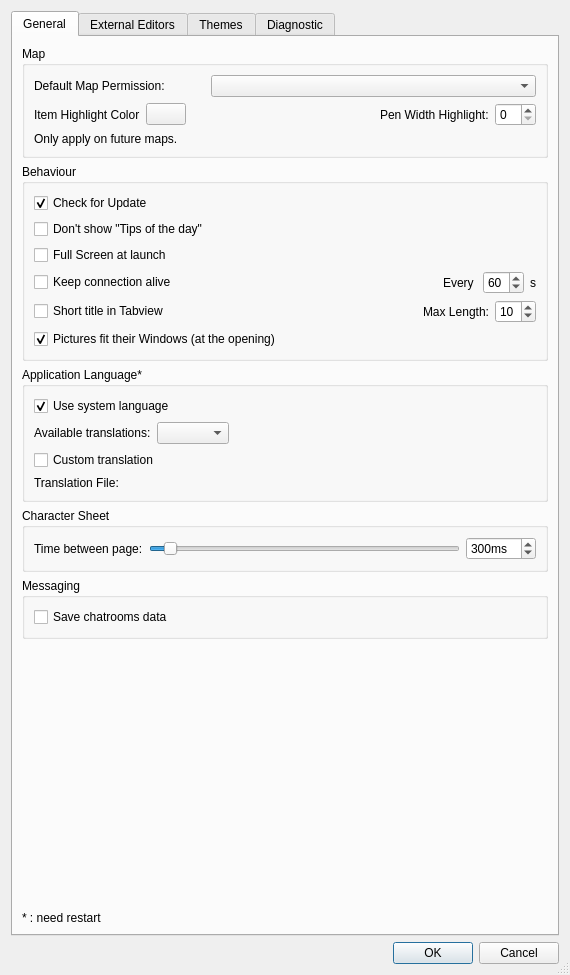
<?xml version="1.0" encoding="UTF-8"?>
<ui version="4.0">
 <class>PreferencesDialogBox</class>
 <widget class="QDialog" name="PreferencesDialogBox">
  <property name="geometry">
   <rect>
    <x>0</x>
    <y>0</y>
    <width>570</width>
    <height>975</height>
   </rect>
  </property>
  <property name="windowTitle">
   <string>Dialog</string>
  </property>
  <property name="sizeGripEnabled">
   <bool>true</bool>
  </property>
  <layout class="QVBoxLayout" name="verticalLayout_18">
   <item>
    <widget class="QTabWidget" name="tabWidget">
     <property name="currentIndex">
      <number>0</number>
     </property>
     <widget class="QWidget" name="tabWidgetPage1">
      <attribute name="title">
       <string>General</string>
      </attribute>
      <layout class="QVBoxLayout" name="verticalLayout_22">
       <item>
        <widget class="QGroupBox" name="groupBox">
         <property name="title">
          <string>Map</string>
         </property>
         <layout class="QVBoxLayout" name="verticalLayout_5">
          <item>
           <layout class="QHBoxLayout" name="horizontalLayout_7" stretch="0,0,1">
            <item>
             <widget class="QLabel" name="label_12">
              <property name="text">
               <string>Default Map Permission:</string>
              </property>
             </widget>
            </item>
            <item>
             <spacer name="horizontalSpacer_13">
              <property name="orientation">
               <enum>Qt::Orientation::Horizontal</enum>
              </property>
              <property name="sizeHint" stdset="0">
               <size>
                <width>40</width>
                <height>20</height>
               </size>
              </property>
             </spacer>
            </item>
            <item>
             <widget class="QComboBox" name="m_defaultMapModeCombo"/>
            </item>
           </layout>
          </item>
          <item>
           <layout class="QHBoxLayout" name="horizontalLayout_29">
            <item>
             <layout class="QHBoxLayout" name="horizontalLayout_27">
              <item>
               <widget class="QLabel" name="label_30">
                <property name="text">
                 <string>Item Highlight Color</string>
                </property>
               </widget>
              </item>
              <item>
               <widget class="ColorButton" name="m_mapItemHighlightColor">
                <property name="text">
                 <string/>
                </property>
               </widget>
              </item>
             </layout>
            </item>
            <item>
             <spacer name="horizontalSpacer_17">
              <property name="orientation">
               <enum>Qt::Orientation::Horizontal</enum>
              </property>
              <property name="sizeHint" stdset="0">
               <size>
                <width>40</width>
                <height>20</height>
               </size>
              </property>
             </spacer>
            </item>
            <item>
             <layout class="QHBoxLayout" name="horizontalLayout_28">
              <item>
               <widget class="QLabel" name="label_31">
                <property name="text">
                 <string>Pen Width Highlight:</string>
                </property>
               </widget>
              </item>
              <item>
               <widget class="QSpinBox" name="m_highLightPenWidth"/>
              </item>
             </layout>
            </item>
           </layout>
          </item>
          <item>
           <widget class="QLabel" name="label_11">
            <property name="text">
             <string>Only apply on future maps.</string>
            </property>
           </widget>
          </item>
         </layout>
        </widget>
       </item>
       <item>
        <widget class="QGroupBox" name="groupBox_2">
         <property name="title">
          <string>Behaviour</string>
         </property>
         <layout class="QVBoxLayout" name="verticalLayout_4">
          <item>
           <widget class="QCheckBox" name="m_checkUpdate">
            <property name="text">
             <string>Check for Update</string>
            </property>
            <property name="checked">
             <bool>true</bool>
            </property>
           </widget>
          </item>
          <item>
           <widget class="QCheckBox" name="m_hideTipsOfTheDay">
            <property name="text">
             <string>Don't show &quot;Tips of the day&quot;</string>
            </property>
           </widget>
          </item>
          <item>
           <widget class="QCheckBox" name="m_fullScreenCheckbox">
            <property name="text">
             <string>Full Screen at launch</string>
            </property>
           </widget>
          </item>
          <item>
           <layout class="QHBoxLayout" name="horizontalLayout_18">
            <item>
             <widget class="QCheckBox" name="m_heartBeat">
              <property name="toolTip">
               <string>&lt;html&gt;&lt;head/&gt;&lt;body&gt;&lt;p&gt;Some users have experienced disconnection while they don't send or receive any message. &lt;/p&gt;&lt;p&gt;This feature is sending heartbeat message to prevent that behaviour.&lt;/p&gt;&lt;/body&gt;&lt;/html&gt;</string>
              </property>
              <property name="text">
               <string>Keep connection alive</string>
              </property>
             </widget>
            </item>
            <item>
             <spacer name="horizontalSpacer_8">
              <property name="orientation">
               <enum>Qt::Orientation::Horizontal</enum>
              </property>
              <property name="sizeHint" stdset="0">
               <size>
                <width>40</width>
                <height>20</height>
               </size>
              </property>
             </spacer>
            </item>
            <item>
             <layout class="QHBoxLayout" name="horizontalLayout_17">
              <item>
               <widget class="QLabel" name="label_23">
                <property name="text">
                 <string>Every </string>
                </property>
               </widget>
              </item>
              <item>
               <widget class="QSpinBox" name="m_hbFrequency">
                <property name="minimum">
                 <number>0</number>
                </property>
                <property name="value">
                 <number>60</number>
                </property>
               </widget>
              </item>
              <item>
               <widget class="QLabel" name="label_24">
                <property name="text">
                 <string>s</string>
                </property>
               </widget>
              </item>
             </layout>
            </item>
           </layout>
          </item>
          <item>
           <layout class="QHBoxLayout" name="horizontalLayout_21">
            <item>
             <widget class="QCheckBox" name="m_shortNameCb">
              <property name="toolTip">
               <string>All subwindows will have a short title (making tab shorter)</string>
              </property>
              <property name="text">
               <string>Short title in Tabview</string>
              </property>
             </widget>
            </item>
            <item>
             <layout class="QHBoxLayout" name="horizontalLayout_20">
              <item>
               <spacer name="horizontalSpacer_10">
                <property name="orientation">
                 <enum>Qt::Orientation::Horizontal</enum>
                </property>
                <property name="sizeHint" stdset="0">
                 <size>
                  <width>40</width>
                  <height>20</height>
                 </size>
                </property>
               </spacer>
              </item>
              <item>
               <widget class="QLabel" name="label_26">
                <property name="text">
                 <string>Max Length:</string>
                </property>
               </widget>
              </item>
              <item>
               <widget class="QSpinBox" name="m_tabTitleLength">
                <property name="minimum">
                 <number>1</number>
                </property>
                <property name="singleStep">
                 <number>1</number>
                </property>
                <property name="value">
                 <number>10</number>
                </property>
               </widget>
              </item>
             </layout>
            </item>
           </layout>
          </item>
          <item>
           <widget class="QCheckBox" name="m_pictureAdjust">
            <property name="text">
             <string>Pictures fit their Windows (at the opening)</string>
            </property>
            <property name="checked">
             <bool>true</bool>
            </property>
           </widget>
          </item>
         </layout>
        </widget>
       </item>
       <item>
        <widget class="QGroupBox" name="groupBox_11">
         <property name="title">
          <string>Application Language*</string>
         </property>
         <layout class="QVBoxLayout" name="verticalLayout_21">
          <item>
           <widget class="QCheckBox" name="m_systemTranslation">
            <property name="text">
             <string>Use system language</string>
            </property>
            <property name="checked">
             <bool>true</bool>
            </property>
           </widget>
          </item>
          <item>
           <layout class="QHBoxLayout" name="horizontalLayout_32">
            <item>
             <widget class="QLabel" name="m_availablesTranslationLbl">
              <property name="text">
               <string>Available translations:</string>
              </property>
             </widget>
            </item>
            <item>
             <widget class="QComboBox" name="m_translationSelector"/>
            </item>
            <item>
             <spacer name="horizontalSpacer_15">
              <property name="orientation">
               <enum>Qt::Orientation::Horizontal</enum>
              </property>
              <property name="sizeHint" stdset="0">
               <size>
                <width>40</width>
                <height>20</height>
               </size>
              </property>
             </spacer>
            </item>
           </layout>
          </item>
          <item>
           <widget class="QCheckBox" name="m_customTranslation">
            <property name="text">
             <string>Custom translation</string>
            </property>
           </widget>
          </item>
          <item>
           <layout class="QHBoxLayout" name="horizontalLayout_12">
            <item>
             <widget class="QLabel" name="m_translationFileLbl">
              <property name="text">
               <string>Translation File:</string>
              </property>
             </widget>
            </item>
            <item>
             <widget class="FileDirChooser" name="m_translationFileEdit" native="true"/>
            </item>
           </layout>
          </item>
         </layout>
        </widget>
       </item>
       <item>
        <widget class="QGroupBox" name="groupBox_9">
         <property name="title">
          <string>Character Sheet</string>
         </property>
         <layout class="QHBoxLayout" name="horizontalLayout_22">
          <item>
           <widget class="QLabel" name="label_27">
            <property name="text">
             <string>Time between page:</string>
            </property>
           </widget>
          </item>
          <item>
           <widget class="QSlider" name="m_timeSliderPage">
            <property name="minimum">
             <number>16</number>
            </property>
            <property name="maximum">
             <number>6000</number>
            </property>
            <property name="value">
             <number>300</number>
            </property>
            <property name="orientation">
             <enum>Qt::Orientation::Horizontal</enum>
            </property>
           </widget>
          </item>
          <item>
           <widget class="QSpinBox" name="m_displayTimePage">
            <property name="suffix">
             <string>ms</string>
            </property>
            <property name="minimum">
             <number>16</number>
            </property>
            <property name="maximum">
             <number>6000</number>
            </property>
            <property name="singleStep">
             <number>100</number>
            </property>
            <property name="value">
             <number>300</number>
            </property>
           </widget>
          </item>
         </layout>
        </widget>
       </item>
       <item>
        <widget class="QGroupBox" name="groupBox_6">
         <property name="title">
          <string>Messaging</string>
         </property>
         <layout class="QVBoxLayout" name="verticalLayout_6">
          <item>
           <widget class="QCheckBox" name="m_saveChatRoomCB">
            <property name="text">
             <string>Save chatrooms data</string>
            </property>
           </widget>
          </item>
         </layout>
        </widget>
       </item>
       <item>
        <spacer name="verticalSpacer_3">
         <property name="orientation">
          <enum>Qt::Orientation::Vertical</enum>
         </property>
         <property name="sizeHint" stdset="0">
          <size>
           <width>20</width>
           <height>40</height>
          </size>
         </property>
        </spacer>
       </item>
       <item>
        <widget class="QLabel" name="label_9">
         <property name="text">
          <string>* : need restart</string>
         </property>
        </widget>
       </item>
      </layout>
     </widget>
     <widget class="QWidget" name="tab">
      <attribute name="title">
       <string>External Editors</string>
      </attribute>
      <layout class="QVBoxLayout" name="verticalLayout_9">
       <item>
        <widget class="QGroupBox" name="groupBox_3">
         <property name="title">
          <string>RCSE</string>
         </property>
         <layout class="QVBoxLayout" name="verticalLayout">
          <item>
           <widget class="QLabel" name="label_2">
            <property name="text">
             <string>Path:</string>
            </property>
           </widget>
          </item>
          <item>
           <widget class="FileDirChooser" name="m_rcsePath" native="true"/>
          </item>
          <item>
           <widget class="QLabel" name="label_3">
            <property name="text">
             <string>Parameters:</string>
            </property>
           </widget>
          </item>
          <item>
           <widget class="QLineEdit" name="m_rcseParams">
            <property name="text">
             <string>%1</string>
            </property>
           </widget>
          </item>
         </layout>
        </widget>
       </item>
       <item>
        <widget class="QGroupBox" name="groupBox_4">
         <property name="title">
          <string>MindMap</string>
         </property>
         <layout class="QVBoxLayout" name="verticalLayout_2">
          <item>
           <widget class="QLabel" name="label_4">
            <property name="text">
             <string>Path</string>
            </property>
           </widget>
          </item>
          <item>
           <widget class="FileDirChooser" name="m_mindmapPath" native="true"/>
          </item>
          <item>
           <widget class="QLabel" name="label_5">
            <property name="text">
             <string>Parameters</string>
            </property>
           </widget>
          </item>
          <item>
           <widget class="QLineEdit" name="m_mindmapParam">
            <property name="text">
             <string>%1</string>
            </property>
           </widget>
          </item>
         </layout>
        </widget>
       </item>
       <item>
        <widget class="QGroupBox" name="groupBox_5">
         <property name="title">
          <string>Text Editor</string>
         </property>
         <layout class="QVBoxLayout" name="verticalLayout_3">
          <item>
           <widget class="QLabel" name="label_6">
            <property name="text">
             <string>TextLabel</string>
            </property>
           </widget>
          </item>
          <item>
           <widget class="FileDirChooser" name="m_textEditorPath" native="true"/>
          </item>
          <item>
           <widget class="QLabel" name="label_7">
            <property name="text">
             <string>Parameters</string>
            </property>
           </widget>
          </item>
          <item>
           <widget class="QLineEdit" name="m_textEditorParam">
            <property name="text">
             <string>%1</string>
            </property>
           </widget>
          </item>
         </layout>
        </widget>
       </item>
       <item>
        <spacer name="verticalSpacer">
         <property name="orientation">
          <enum>Qt::Orientation::Vertical</enum>
         </property>
         <property name="sizeHint" stdset="0">
          <size>
           <width>20</width>
           <height>438</height>
          </size>
         </property>
        </spacer>
       </item>
       <item>
        <widget class="QLabel" name="label_8">
         <property name="text">
          <string>%1 is a placeholder for the filename of the file.</string>
         </property>
        </widget>
       </item>
      </layout>
     </widget>
     <widget class="QWidget" name="tabWidgetPage2">
      <attribute name="title">
       <string>Themes</string>
      </attribute>
      <layout class="QVBoxLayout" name="verticalLayout_14">
       <item>
        <widget class="QGroupBox" name="groupBox_8">
         <property name="title">
          <string>Theme</string>
         </property>
         <layout class="QVBoxLayout" name="verticalLayout_8">
          <item>
           <layout class="QHBoxLayout" name="horizontalLayout_15">
            <item>
             <layout class="QVBoxLayout" name="verticalLayout_15">
              <item>
               <widget class="QLabel" name="label_21">
                <property name="text">
                 <string>Current Theme*</string>
                </property>
               </widget>
              </item>
              <item>
               <widget class="QLabel" name="label_20">
                <property name="text">
                 <string>Theme name</string>
                </property>
               </widget>
              </item>
              <item>
               <widget class="QLabel" name="label_19">
                <property name="text">
                 <string>Styles:</string>
                </property>
               </widget>
              </item>
             </layout>
            </item>
            <item>
             <layout class="QVBoxLayout" name="verticalLayout_16">
              <item>
               <layout class="QHBoxLayout" name="horizontalLayout_13" stretch="1,0,0">
                <item>
                 <widget class="QComboBox" name="m_themeComboBox"/>
                </item>
                <item>
                 <widget class="QPushButton" name="m_copyThemeButton">
                  <property name="text">
                   <string>Copy</string>
                  </property>
                 </widget>
                </item>
                <item>
                 <widget class="QPushButton" name="m_deleteTheme">
                  <property name="text">
                   <string>Delete</string>
                  </property>
                 </widget>
                </item>
               </layout>
              </item>
              <item>
               <widget class="QLineEdit" name="m_themeNameLineEdit"/>
              </item>
              <item>
               <layout class="QHBoxLayout" name="horizontalLayout_14">
                <item>
                 <widget class="QComboBox" name="m_styleCombo"/>
                </item>
                <item>
                 <widget class="QLabel" name="label_38">
                  <property name="text">
                   <string>Css:</string>
                  </property>
                 </widget>
                </item>
                <item>
                 <widget class="QPushButton" name="m_cssEdit">
                  <property name="text">
                   <string>Edit...</string>
                  </property>
                 </widget>
                </item>
                <item>
                 <spacer name="horizontalSpacer_2">
                  <property name="orientation">
                   <enum>Qt::Orientation::Horizontal</enum>
                  </property>
                  <property name="sizeHint" stdset="0">
                   <size>
                    <width>40</width>
                    <height>20</height>
                   </size>
                  </property>
                 </spacer>
                </item>
               </layout>
              </item>
             </layout>
            </item>
           </layout>
          </item>
          <item>
           <widget class="QGroupBox" name="groupBox_7">
            <property name="title">
             <string>Background</string>
            </property>
            <layout class="QVBoxLayout" name="verticalLayout_28">
             <item>
              <layout class="QHBoxLayout" name="horizontalLayout_24">
               <item>
                <widget class="QLabel" name="label_35">
                 <property name="text">
                  <string>Color:</string>
                 </property>
                </widget>
               </item>
               <item>
                <spacer name="horizontalSpacer_7">
                 <property name="orientation">
                  <enum>Qt::Orientation::Horizontal</enum>
                 </property>
                 <property name="sizeHint" stdset="0">
                  <size>
                   <width>40</width>
                   <height>20</height>
                  </size>
                 </property>
                </spacer>
               </item>
               <item>
                <widget class="ColorButton" name="m_bgColorPush">
                 <property name="text">
                  <string/>
                 </property>
                </widget>
               </item>
              </layout>
             </item>
             <item>
              <layout class="QHBoxLayout" name="horizontalLayout_25" stretch="0,1">
               <item>
                <widget class="QLabel" name="label_36">
                 <property name="text">
                  <string>Image:</string>
                 </property>
                </widget>
               </item>
               <item>
                <widget class="FileDirChooser" name="m_backgroundImage" native="true"/>
               </item>
              </layout>
             </item>
             <item>
              <layout class="QHBoxLayout" name="horizontalLayout_26">
               <item>
                <widget class="QLabel" name="label_37">
                 <property name="text">
                  <string>Positioning:</string>
                 </property>
                </widget>
               </item>
               <item>
                <widget class="QComboBox" name="m_positioningComboBox">
                 <item>
                  <property name="text">
                   <string>TopLeftCorner</string>
                  </property>
                 </item>
                 <item>
                  <property name="text">
                   <string>BottomLeftCorner</string>
                  </property>
                 </item>
                 <item>
                  <property name="text">
                   <string>Center</string>
                  </property>
                 </item>
                 <item>
                  <property name="text">
                   <string>TopRightCorner</string>
                  </property>
                 </item>
                 <item>
                  <property name="text">
                   <string>BottomRightCorner</string>
                  </property>
                 </item>
                 <item>
                  <property name="text">
                   <string>Scaled</string>
                  </property>
                 </item>
                 <item>
                  <property name="text">
                   <string>Filled</string>
                  </property>
                 </item>
                 <item>
                  <property name="text">
                   <string>Repeated</string>
                  </property>
                 </item>
                </widget>
               </item>
              </layout>
             </item>
            </layout>
           </widget>
          </item>
          <item>
           <layout class="QHBoxLayout" name="horizontalLayout_9">
            <item>
             <widget class="QLabel" name="label_14">
              <property name="text">
               <string>Dice Highlight Color</string>
              </property>
             </widget>
            </item>
            <item>
             <spacer name="horizontalSpacer_5">
              <property name="orientation">
               <enum>Qt::Orientation::Horizontal</enum>
              </property>
              <property name="sizeHint" stdset="0">
               <size>
                <width>40</width>
                <height>20</height>
               </size>
              </property>
             </spacer>
            </item>
            <item>
             <widget class="ColorButton" name="m_diceHighlightColorBtn">
              <property name="text">
               <string/>
              </property>
             </widget>
            </item>
           </layout>
          </item>
          <item>
           <widget class="QLabel" name="label_13">
            <property name="text">
             <string>Color Palette</string>
            </property>
           </widget>
          </item>
          <item>
           <widget class="QTableView" name="m_paletteTableView"/>
          </item>
          <item>
           <layout class="QHBoxLayout" name="horizontalLayout_8">
            <item>
             <widget class="QLabel" name="label_29">
              <property name="text">
               <string>*: need restart</string>
              </property>
             </widget>
            </item>
            <item>
             <spacer name="horizontalSpacer_4">
              <property name="orientation">
               <enum>Qt::Orientation::Horizontal</enum>
              </property>
              <property name="sizeHint" stdset="0">
               <size>
                <width>168</width>
                <height>20</height>
               </size>
              </property>
             </spacer>
            </item>
            <item>
             <widget class="QPushButton" name="m_importBtn">
              <property name="text">
               <string>Import…</string>
              </property>
             </widget>
            </item>
            <item>
             <widget class="QPushButton" name="m_exportBtn">
              <property name="text">
               <string>Export…</string>
              </property>
             </widget>
            </item>
           </layout>
          </item>
         </layout>
        </widget>
       </item>
      </layout>
     </widget>
     <widget class="QWidget" name="tabWidgetPage5">
      <attribute name="title">
       <string>Diagnostic</string>
      </attribute>
      <layout class="QVBoxLayout" name="verticalLayout_7">
       <item>
        <widget class="QTextEdit" name="m_diagDisplay">
         <property name="readOnly">
          <bool>true</bool>
         </property>
        </widget>
       </item>
       <item>
        <layout class="QHBoxLayout" name="horizontalLayout_6">
         <item>
          <spacer name="horizontalSpacer">
           <property name="orientation">
            <enum>Qt::Orientation::Horizontal</enum>
           </property>
           <property name="sizeHint" stdset="0">
            <size>
             <width>278</width>
             <height>20</height>
            </size>
           </property>
          </spacer>
         </item>
         <item>
          <widget class="QPushButton" name="m_startDiag">
           <property name="text">
            <string>Start</string>
           </property>
          </widget>
         </item>
        </layout>
       </item>
      </layout>
     </widget>
    </widget>
   </item>
   <item>
    <layout class="QHBoxLayout" name="horizontalLayout_30">
     <item>
      <spacer name="horizontalSpacer_16">
       <property name="orientation">
        <enum>Qt::Orientation::Horizontal</enum>
       </property>
       <property name="sizeHint" stdset="0">
        <size>
         <width>40</width>
         <height>20</height>
        </size>
       </property>
      </spacer>
     </item>
     <item>
      <widget class="QDialogButtonBox" name="buttonBox">
       <property name="orientation">
        <enum>Qt::Orientation::Horizontal</enum>
       </property>
       <property name="standardButtons">
        <set>QDialogButtonBox::StandardButton::Cancel|QDialogButtonBox::StandardButton::Ok</set>
       </property>
      </widget>
     </item>
    </layout>
   </item>
  </layout>
 </widget>
 <customwidgets>
  <customwidget>
   <class>ColorButton</class>
   <extends>QPushButton</extends>
   <header>common_widgets/colorbutton.h</header>
  </customwidget>
  <customwidget>
   <class>FileDirChooser</class>
   <extends>QWidget</extends>
   <header>customs/filedirchooser.h</header>
   <container>1</container>
  </customwidget>
 </customwidgets>
 <resources/>
 <connections>
  <connection>
   <sender>buttonBox</sender>
   <signal>accepted()</signal>
   <receiver>PreferencesDialogBox</receiver>
   <slot>accept()</slot>
   <hints>
    <hint type="sourcelabel">
     <x>513</x>
     <y>964</y>
    </hint>
    <hint type="destinationlabel">
     <x>157</x>
     <y>274</y>
    </hint>
   </hints>
  </connection>
  <connection>
   <sender>buttonBox</sender>
   <signal>rejected()</signal>
   <receiver>PreferencesDialogBox</receiver>
   <slot>reject()</slot>
   <hints>
    <hint type="sourcelabel">
     <x>513</x>
     <y>964</y>
    </hint>
    <hint type="destinationlabel">
     <x>286</x>
     <y>274</y>
    </hint>
   </hints>
  </connection>
  <connection>
   <sender>m_displayTimePage</sender>
   <signal>valueChanged(int)</signal>
   <receiver>m_timeSliderPage</receiver>
   <slot>setValue(int)</slot>
   <hints>
    <hint type="sourcelabel">
     <x>537</x>
     <y>699</y>
    </hint>
    <hint type="destinationlabel">
     <x>251</x>
     <y>679</y>
    </hint>
   </hints>
  </connection>
  <connection>
   <sender>m_shortNameCb</sender>
   <signal>toggled(bool)</signal>
   <receiver>m_tabTitleLength</receiver>
   <slot>setEnabled(bool)</slot>
   <hints>
    <hint type="sourcelabel">
     <x>69</x>
     <y>430</y>
    </hint>
    <hint type="destinationlabel">
     <x>535</x>
     <y>432</y>
    </hint>
   </hints>
  </connection>
  <connection>
   <sender>m_timeSliderPage</sender>
   <signal>valueChanged(int)</signal>
   <receiver>m_displayTimePage</receiver>
   <slot>setValue(int)</slot>
   <hints>
    <hint type="sourcelabel">
     <x>251</x>
     <y>679</y>
    </hint>
    <hint type="destinationlabel">
     <x>537</x>
     <y>699</y>
    </hint>
   </hints>
  </connection>
 </connections>
</ui>
